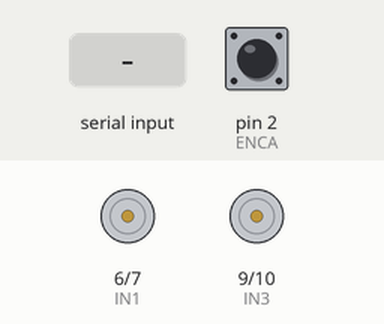
A sketch run on a simulated Arduino Uno, built with avr-gcc and run on an emulated ATmega328P. On the bench: motor-driver pin pairs drawn as motors (green arrow = first pin HIGH = forward, orange = second pin HIGH = backward, longer = more drive, scaled by the enable pin). The test bench sets the inputs (shaded band); at power-on: pin 2 (ENCA) HIGH. What the sketch prints to the serial monitor is not drawn.

Above: at 1.2 s.
1.3 s: "30,150\n" received over Serial
At 1.45 s:
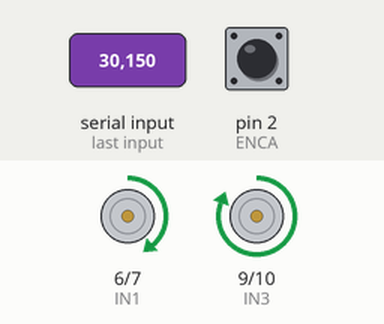
At 2.66 s:
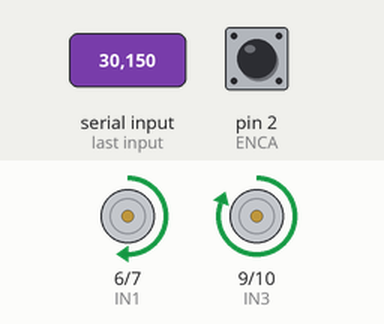
4.3 s: "1,90\n" received over Serial
7.3 s: "90,45\n" received over Serial
At 8.6 s:
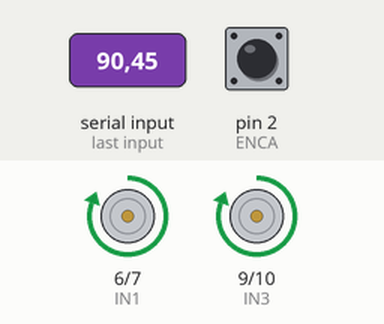
Timing chart, 0 to 10.3 s (numbered marks = the images above; inputs shaded):
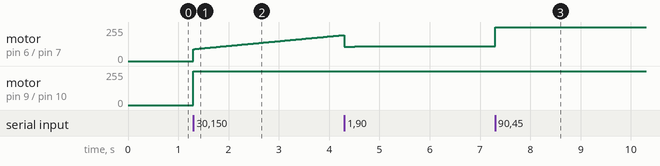

Measured:
- after the input at 1.3 s, motor on pin 6 (IN1) / pin 7 (IN2): moves from stopped to forward 195/255 over 3.0 s, starting at once; motor on pin 9 (IN3) / pin 10 (IN4): stopped → forward 255/255 at once

The sketch:

twowheel2.ino
```cpp
#include <Arduino.h>
#include <util/atomic.h>
#include <PID_v1.h>
// Pins
#define ENCA 2
#define ENCB 3
#define PWM 5
#define IN1 6
#define IN2 7


#define ENCC 11
#define ENCD 12
#define PWM2 8
#define IN3 9
#define IN4 10

// globals
long prevT = 0;
int posPrev = 0;
// Use the "volatile" directive for variables
// used in an interrupt
volatile int pos_i = 0;
volatile float velocity_i = 0;
volatile long prevT_i = 0;

float v1Filt = 0;
float v1Prev = 0;
float v2Filt = 0;
float v2Prev = 0;
float receivedValue = 0;
float eintegral = 0;
float elast = 0;

float number1 = 0;
float number2 = 0;

int dir = 0;
int dir2 = 0;
// globals
long prevT2 = 0;
int posPrev2 = 0;
// Use the "volatile" directive for variables
// used in an interrupt
volatile int pos_i2 = 0;
volatile float velocity_i2 = 0;
volatile long prevT_i2 = 0;

float v1Filt2 = 0;
float v1Prev2 = 0;
float v2Filt2 = 0;
float v2Prev2 = 0;
float receivedValue2 = 0;
float eintegral2 = 0;
float elast2 = 0;

float circumference = 2 * 3.14 * 30;

double input, output, setpoint;
double kp = 3;
double ki = 5;
double kd = 0;
PID myPID(&input, &output, &setpoint, kp, ki, kd, DIRECT);

double input2, output2, setpoint2;
double kp2 = 3;
double ki2 = 5;
double kd2 = 0;
PID myPID2(&input2, &output2, &setpoint2, kp2, ki2, kd2, DIRECT);

void setup() {
  Serial.begin(115200);

  pinMode(ENCA,INPUT);
  pinMode(ENCB,INPUT);
  pinMode(PWM,OUTPUT);
  pinMode(IN1,OUTPUT);
  pinMode(IN2,OUTPUT);

  pinMode(ENCC,INPUT);
  pinMode(ENCD,INPUT);
  pinMode(PWM2,OUTPUT);
  pinMode(IN3,OUTPUT);
  pinMode(IN4,OUTPUT);

  myPID.SetMode(AUTOMATIC);
  myPID.SetSampleTime(1); // Set PID update time (in ms)
  myPID.SetOutputLimits(0, 255); // Set output limits2

  myPID2.SetMode(AUTOMATIC);
  myPID2.SetSampleTime(1); // Set PID update time (in ms)
  myPID2.SetOutputLimits(0, 255); // Set output limits

  attachInterrupt(digitalPinToInterrupt(ENCA),
                  readEncoder,RISING);

  attachInterrupt(digitalPinToInterrupt(ENCC),
                  readEncoder2,RISING);
}

void loop() {
  // Check if data is available to read

  if (Serial.available() > 0) {
    // Read the incoming message until newline character
    String message = Serial.readStringUntil('\n');

    // Print the received message for debugging
    Serial.println("Received message: " + message);

    // Check if the message is in the expected format
    if (message.indexOf(',') != -1) { // Ensure there's a comma in the message
      // Parse the message to extract integers
      number1 = message.substring(0, message.indexOf(',')).toFloat();
      number2 = message.substring(message.indexOf(',') + 1).toFloat();

    } else {
      Serial.println("Invalid message format!");
    }
  }
  int pos = 0;
  float velocity2 = 0;
  ATOMIC_BLOCK(ATOMIC_RESTORESTATE){
    pos = pos_i;
    velocity2 = velocity_i;
  }

  int pos2 = 0;
  float velocity4 = 0;
  ATOMIC_BLOCK(ATOMIC_RESTORESTATE){
    pos2 = pos_i2;
    velocity4 = velocity_i2;
  }

  // Compute velocity with method 1
  long currT = micros();
  float deltaT = ((float) (currT-prevT))/1.0e6;
  float velocity1 = (pos - posPrev)/deltaT;
  posPrev = pos;
  prevT = currT;

  long currT2 = micros();
  float deltaT2 = ((float) (currT2-prevT2))/1.0e6;
  float velocity3 = (pos2 - posPrev2)/deltaT2;
  posPrev2 = pos2;
  prevT2 = currT2;

  // Convert count/s to RPM
  float v1 = velocity1/620.0*60.0;
  v1 = v1*0.10471975512*60;

  float v2 = velocity2/620.0*60.0;
  v2 = v2*0.10471975512*60;

  float v3 = velocity3/620.0*60.0;
  v3 = v3*0.10471975512*60;

  float v4 = velocity4/620.0*60.0;
  v4 = v4*0.10471975512*60;

  // Low-pass filter (25 Hz cutoff)
  v1Filt = 0.854*v1Filt + 0.0728*v1 + 0.0728*v1Prev;
  v1Prev = v1;
  v2Filt = 0.854*v2Filt + 0.0728*v2 + 0.0728*v2Prev;
  v2Prev = v2;

  v1Filt2 = 0.854*v1Filt2 + 0.0728*v3 + 0.0728*v1Prev2;
  v1Prev2 = v3;
  v2Filt2 = 0.854*v2Filt2 + 0.0728*v4 + 0.0728*v2Prev2;
  v2Prev2 = v4;


  // Set a target
  float vt = number1;
  float vt2 = number2;
  if (vt < 0){
    dir = -1;
  }
  if (vt > 0){
    dir = 1;
  }
  if (vt2 < 0){
    dir2 = -1;
  }
  if (vt2 > 0){
    dir2 = 1;
  }


  setpoint = abs(vt);
  input = abs(v1Filt);
  myPID.Compute();
  int pwr = abs(output);

  setpoint2 = abs(vt2);
  input2 = abs(v1Filt2);
  myPID2.Compute();
  int pwr2 = abs(output2);

  if (vt == 0){
    pwr = 0;
    pwr2 = 0;
  }
  setMotor(dir,pwr,PWM,IN1,IN2);
  setMotor(dir2,pwr2,PWM2,IN3,IN4);
  Serial.print(vt);
  Serial.print(" ");
  Serial.print(v1Filt);
  Serial.print(" ");
  Serial.print(output);
  Serial.print(" ");
  Serial.print(vt2);
  Serial.print(" ");
  Serial.print(v1Filt2);
  Serial.print(" ");
  Serial.print(pwr2);
  Serial.print(" ");
  Serial.println();
  delay(1);
}

void setMotor(int dir, int pwmVal, int pwm, int in1, int in2){
  analogWrite(pwm,pwmVal); // Motor speed
  if(dir == 1){
    // Turn one way
    digitalWrite(in1,HIGH);
    digitalWrite(in2,LOW);
  }
  else if(dir == -1){
    // Turn the other way
    digitalWrite(in1,LOW);
    digitalWrite(in2,HIGH);
  }
  else{
    // Or dont turn
    digitalWrite(in1,LOW);
    digitalWrite(in2,LOW);
  }
}

void readEncoder(){
  // Read encoder B when ENCA rises
  int b = digitalRead(ENCB);
  int increment = 0;
  if(b>0){
    // If B is high, increment forward
    increment = 1;
  }
  else{
    // Otherwise, increment backward
    increment = -1;
  }
  pos_i = pos_i + increment;

  // Compute velocity with method 2
  long currT = micros();
  float deltaT = ((float) (currT - prevT_i))/1.0e6;
  velocity_i = increment/deltaT;
  prevT_i = currT;
}


void readEncoder2(){
  // Read encoder B when ENCA rises
  int b2 = digitalRead(ENCD);
  int increment2 = 0;
  if(b2>0){
    // If B is high, increment forward
    increment2 = 1;
  }
  else{
    // Otherwise, increment backward
    increment2 = -1;
  }
  pos_i2 = pos_i2 + increment2;

  // Compute velocity with method 2
  long currT2 = micros();
  float deltaT2 = ((float) (currT2 - prevT_i2))/1.0e6;
  velocity_i2 = increment2/deltaT2;
  prevT_i2 = currT2;
}
```
